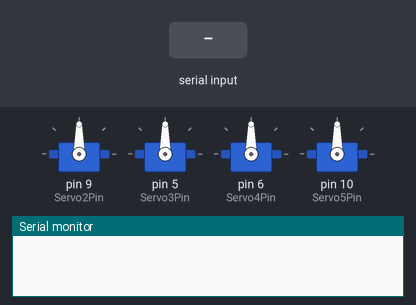
Recording of a sketch running on a simulated Arduino Uno, built with avr-gcc and run on an emulated ATmega328P. Parts: 4 × servo, the last lines printed to the serial monitor. The inputs (shaded band) are chosen by the test bench.

Above: at 1.2 s.
1.3 s: "b90\n" received over Serial
At 1.9 s:
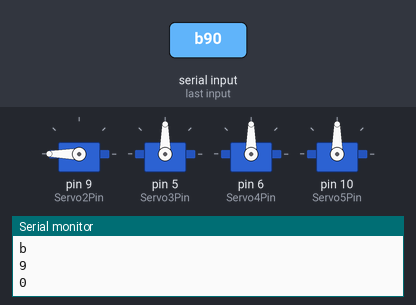
2.8 s: "c90\n" received over Serial
At 3.1 s:
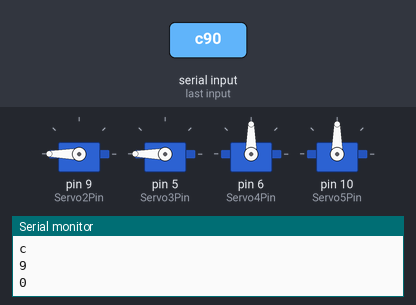
4.3 s: "d90\n" received over Serial
At 5.4 s:
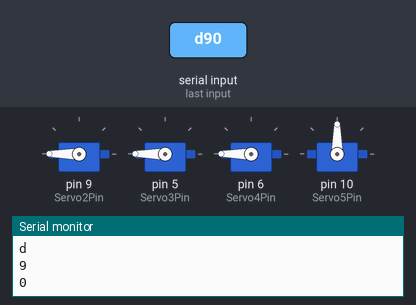
5.8 s: "e90\n" received over Serial
At 6.6 s:
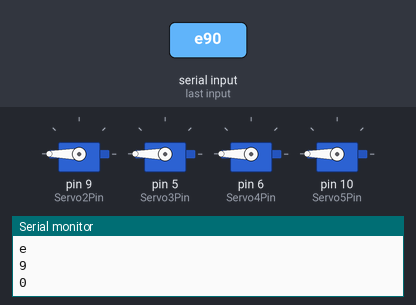
7.3 s: "b,45\n" received over Serial
At 7.7 s:
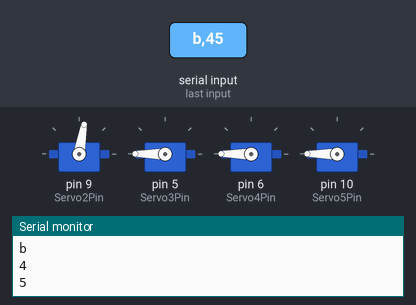
8.8 s: "c,45\n" received over Serial
At 10.0 s:
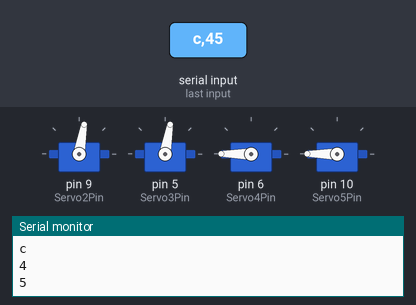
Timing chart, 0 to 11.3 s (numbered marks = the images above; inputs shaded):
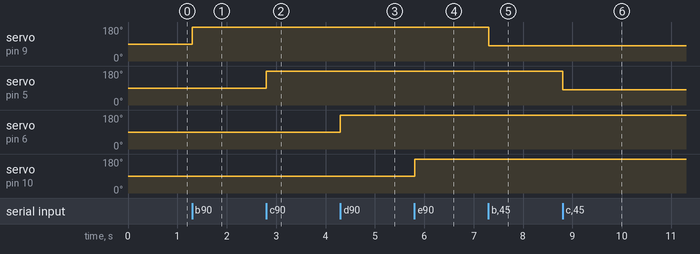

The sketch:

ReceivingServosWithFlags.ino
```cpp
#include <Servo.h>

//int Servo1Pin = 10;
int Servo2Pin = 9;
int Servo3Pin = 5;
int Servo4Pin = 6;
int Servo5Pin = 10;
//int Servo6Pin = 5;

Servo Servo1;
Servo Servo2;
Servo Servo3;
Servo Servo4;
Servo Servo5;
//Servo Servo6;

void setup()
{
  Serial.begin(9600);
  //Servo1.attach(Servo1Pin);
  Servo2.attach(Servo2Pin);
  Servo3.attach(Servo3Pin);
  Servo4.attach(Servo4Pin);
  Servo5.attach(Servo5Pin);
  //Servo6.attach(Servo6Pin);
}

void loop()
{
  while(Serial.available() == 0);

  char flag = Serial.read();
  int pos1, pos2, pos3, pos4, pos5, pos6;

  if( flag > -1)
  {
    Serial.println(flag);
    /*
  if(flag == 'a')
  {
        int value = Serial.read() - '0';
        while(value < -1)
          value = Serial.read() - '0';

        Serial.println(value);
        pos1 = map(value, 0, 9, 0, 180);
        Servo1.write(pos1);
  }
  */
  if(flag == 'b')
  {
        int value = Serial.read() - '0';
        while(value < -1)
          value = Serial.read() - '0';
        Serial.println(value);
        pos2 = map(value, 0, 9, 0, 180);
        Servo2.write(pos2);
  }

    if(flag == 'c')
  {
        int value = Serial.read() - '0';
        while(value < -1)
          value = Serial.read() - '0';
        Serial.println(value);
        pos3 = map(value, 0, 9, 0, 180);
        Servo3.write(pos3);
  }

    if(flag == 'd')
  {
        int value = Serial.read() - '0';
        while(value < -1)
          value = Serial.read() - '0';
        Serial.println(value);
        pos4 = map(value, 0, 9, 0, 180);
        Servo4.write(pos4);
  }

    if(flag == 'e')
  {
        int value = Serial.read() - '0';
        while(value < -1)
          value = Serial.read() - '0';
        Serial.println(value);
        pos5 = map(value, 0, 9, 0, 180);
        Servo5.write(pos5);
  }
  /*
    if(flag == 'f')
  {
        int value = Serial.read() - '0';
        while(value < -1)
          value = Serial.read() - '0';
        Serial.println(value);
        pos6 = map(value, 0, 9, 0, 180);
        Servo4.write(pos6);
  }
  */
  }

  Serial.flush();
}
```

Measured:
- after the input at 1.3 s, servo on pin 9 (Servo2Pin): 90° → 180° at once
- after the input at 2.8 s, servo on pin 5 (Servo3Pin): 90° → 180° at once
- after the input at 4.3 s, servo on pin 6 (Servo4Pin): 90° → 180° at once
- after the input at 5.8 s, servo on pin 10 (Servo5Pin): 90° → 180° at once
- after the input at 7.3 s, servo on pin 9 (Servo2Pin): 180° → 80° at once
- after the input at 8.8 s, servo on pin 5 (Servo3Pin): 180° → 80° at once
